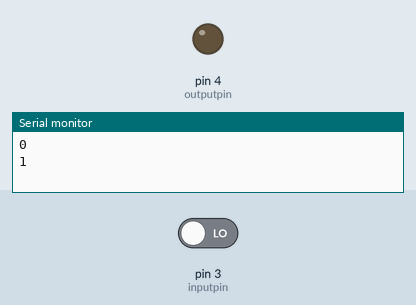
This sketch was run on a simulated Arduino Uno, built with avr-gcc and run on an emulated ATmega328P. Shown: output pins drawn as LEDs (lit = HIGH), the last lines printed to the serial monitor. The inputs (shaded band) are chosen by the test bench; at power-on: pin 3 (inputpin) LOW.

Above: at 0.1 s.
At 1.1 s:
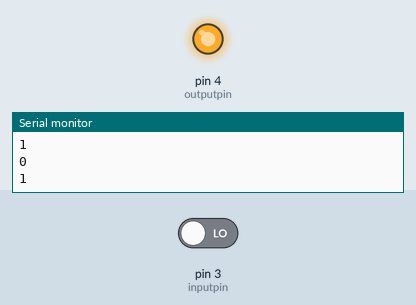
Timing chart, 0 to 2.6 s (numbered marks = the images above):
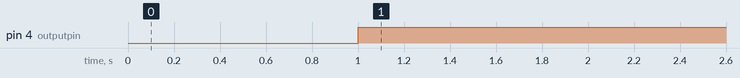

Measured:
- by itself, pin 4 (outputpin): LOW → HIGH at 1.0 s

The sketch:

pirsensor.ino
```cpp
  int pirvalue;
  int inputpin=3;
  int outputpin=4;
  void setup() {
  // put your setup code here, to run once:
  Serial.begin(9600);
  pinMode(inputpin,INPUT);
  pinMode(outputpin,OUTPUT);
  digitalWrite(outputpin,LOW);

}

void loop() {
  // put your main code here, to run repeatedly:
  pirvalue=digitalRead(inputpin);
  Serial.println(pirvalue);
  pirvalue=!pirvalue;
  Serial.println(pirvalue);
  delay(1000);

  digitalWrite(outputpin,pirvalue);


}
```
